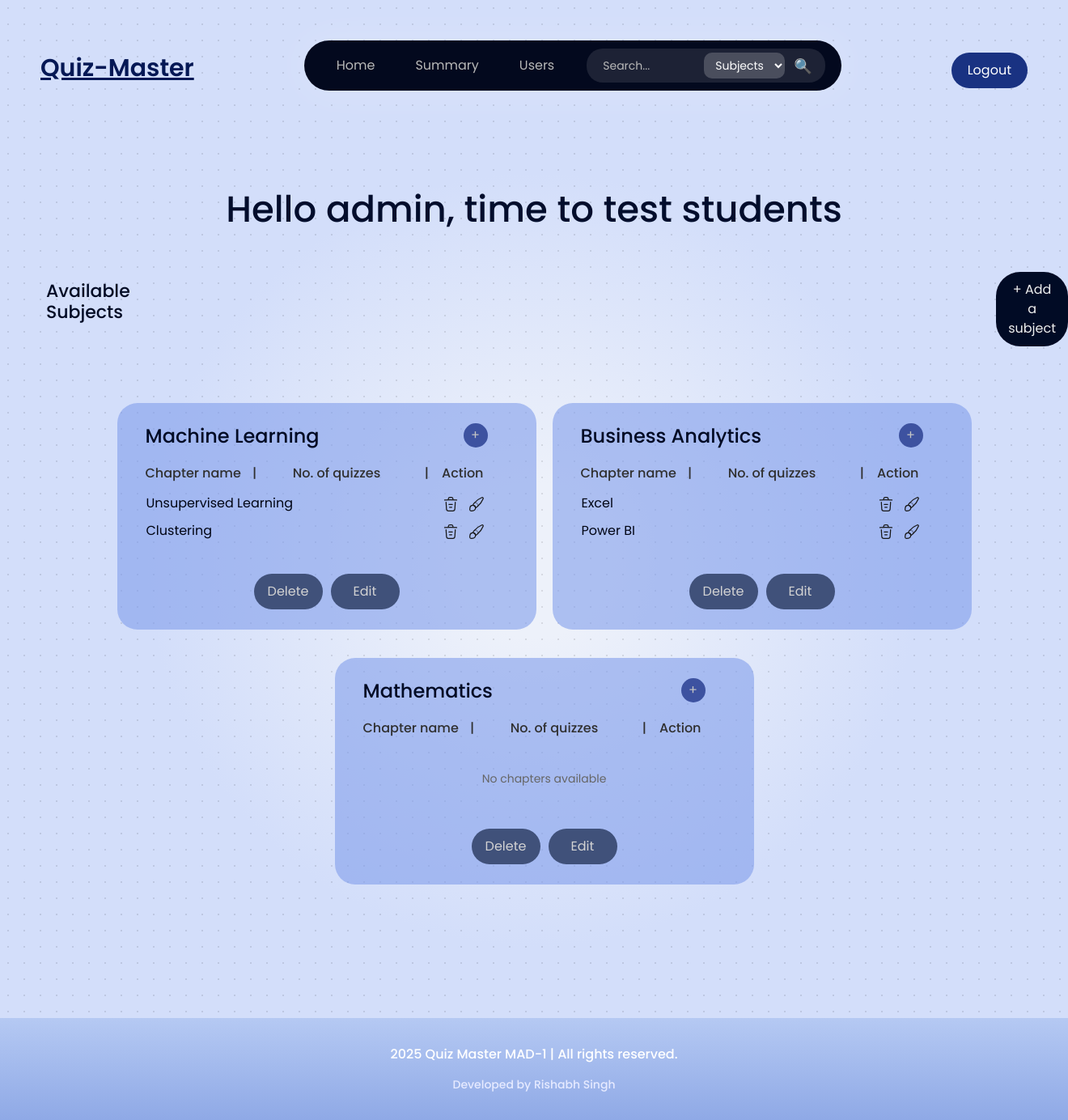
The page /admin (signed in) on the database its author committed.
### models/models.py (models this page shows, shortened)
class Subjects(db.Model):
    __tablename__ = 'subjects'
    id = db.Column(db.Integer, primary_key=True)
    name = db.Column(db.String(100), unique=True, nullable=False)
    description = db.Column(db.Text, nullable=True)

class Chapter(db.Model):
    __tablename__ = 'chapters'
    id = db.Column(db.Integer, primary_key=True)
    subject_id = db.Column(db.Integer, db.ForeignKey('subjects.id'), nullable=False)
    name = db.Column(db.String(100), nullable=False)
    description = db.Column(db.Text, nullable=True)

### app.py (the view)
@app.route('/admin')
@admin_required
def admin_dashboard():
    query = request.args.get('query', '').strip()
    if query:
        subjects = Subjects.query.filter(Subjects.name.ilike(f"%{query}%")).all()
    else:
        subjects = Subjects.query.all()
    subjects_with_chapters = []
    for subject in subjects:
        chapters = Chapter.query.filter_by(subject_id=subject.id).all()
        subjects_with_chapters.append({
            'subject': subject,
            'chapters': chapters
        })
    return render_template('admin_dashboard.html', arr_items=subjects_with_chapters)

### app.py (called while the page is built)
def admin_required(f):
    @wraps(f)
    def decorated_function(*args, **kwargs):
        if 'user_id' not in session or not session.get('is_admin', False):
            flash("You must be an admin to access this page.", "danger")
            return render_template('login.html')
        return f(*args, **kwargs)
    return decorated_function

### templates/admin_dashboard.html (shortened to what this page needs)
<!DOCTYPE html>
<html lang="en">
<head>
    <link rel="stylesheet" href="{{ url_for('static', filename='styles.css') }}">
</head>
<body class='page_look font_family_poppins'>
    {% include 'navbar.html' %}
    <h1
        style="margin-top: -30px;font-size: 45px; text-align: center; color: #020d2c; font-family: 'Poppins', sans-serif;">
        Hello admin, time to test students</h1>
    <div style="display: flex; margin-top:50px;">
        <h4
            style="margin-left: 57px;font-family: 'Poppins', sans-serif; color:#010b25; font-size: 22px; margin-top: 11px;">
            Available Subjects</h4>
        <a href="/admin/subjects/new">
            <button type="button"
                style="background-color: #010b25; color: rgb(239, 239, 239); border: none; margin-left: 1060px; padding: 10px 15px; font-size: 16px; border-radius: 30px; ">
                + Add a subject
            </button>
        </a>
    </div>
    <div class="card-container" style="display: flex; flex-wrap: wrap; justify-content: center; margin-left: 25px;">
        {% for item in arr_items %}
        <div class="card"
            style="width: 40%;min-height: 280px; background-color: #7f9ced94; padding: 25px 35px; border-radius: 25px; border: 0; box-shadow: 0px 2px 10px rgba(0, 0, 0, 0.0); text-align: center; margin-top: 0px; display: flex; flex-direction: column; justify-content: space-between;">
            <div>
                <div style="display: flex; align-items: center; justify-content: space-between;">
                    <a href="{{ url_for('chapters_list', subject_id=item.subject.id) }}"
                        class="card-link">
                        <h3
                            style="text-align:center; font-size: 24px; color:#010b25; margin: 0px; line-height: 1px; font-weight: 500;">
                            {{ item.subject.name }}</h3>
                    </a>
                    <a href="{{ url_for('render_addchapter', subject_id=item.subject.id)}}"
                        style="background-color: #3D52A0; padding-top:3px;color: rgb(196, 196, 196); border: none; width:30px;height:30px; border-radius: 15px;margin-right: 25px; cursor: pointer;text-decoration: none;">
                        +
                    </a>
                </div>
                <a href="{{ url_for('chapters_list', subject_id=item.subject.id) }}"
                    class="card-link">
                    <div
                        style="display: flex; justify-content: space-between; margin-top: 20px; align-items: center; font-size: 16px;font-weight: 500; color: #303030;">
                        <span style="flex: 1; text-align: left;">Chapter name </span>
                        <span style="flex: 0; text-align: center; margin-left: -15px; margin-right: 25px;">|</span>
                        <span style="flex: 1; text-align: center;margin-right: 35px;">No. of quizzes</span>
                        <span style="flex: 0; text-align: center; margin-right: -80px">|</span>
                        <span style="flex: 1; text-align: right; padding-right: 30px">Action</span>
                    </div>
                </a>
                {% if item.chapters %}
                <ul style="text-align: left; padding-left: 10px; margin-top: 12px;">
                    {% for chapter in item.chapters %}
                    <li
                        style="display: flex; justify-content: space-between; align-items: center; margin-bottom: 8px; color: white;">
                        <span style="flex: 1; color: #000514;margin-left: -9px;">{{ chapter.name }}</span>
                        <form method="POST" action="{{ url_for('delete_chapter', chapter_id=chapter.id) }}">
                            <button type="submit" class="delete-button"
                                style="background:none; border:none; margin-right: 0px; cursor: pointer;">
                            </button>
                        </form>
                        <a href="{{ url_for('redirect_edit_chapter', chapter_id = chapter.id) }}">
                            <button type="button"
                                style="margin-right:23px;  background: none; border: none; cursor: pointer;">
                            </button>
                        </a>
                    </li>
                    {% endfor %}
                </ul>
                {% else %}
                <p style="margin-top: 40px;">No chapters available</p>
                {% endif %}
            </div>
            <div style="display: flex; justify-content: center; gap: 10px; margin-top: auto;">
                <form method="POST" action="{{ url_for('delete_subject', subject_id=item.subject.id) }}">
                    <button type="submit"
                        style="padding: 10px 15px; width: 85px; background-color: rgb(64, 81, 122); color: rgb(211, 211, 211); border: none; border-radius: 35px; cursor: pointer;">
                        Delete
                    </button>
                </form>
                <form method="GET" action="{{ url_for('redirect_edit_subject', subject_id=item.subject.id) }}">
                    <button type="submit" class="delete-button"
                        style="padding: 10px 0px;width: 85px; background-color: rgb(64, 81, 122); color: rgb(211, 211, 211); border: none; border-radius: 35px; cursor: pointer;">
                        Edit
                    </button>
                </form>
            </div>
        </div>
        {% endfor %}
    </div>
    <footer class="site-footer font_family_poppins">
        <div class="footer-content">
            <p>2025 Quiz Master MAD-1 | All rights reserved.</p>
            <p>Developed by Rishabh Singh</p>
        </div>
    </footer>
</body>
</html>

### static/styles.css (style rules this page uses)
.page_look { background: radial-gradient(circle, rgba(0, 0, 0, 0.1) 1px, transparent 1px) 0 0 / 20px 20px, radial-gradient(circle, #edf1fa 10%, #d3defa 50%); font-family: 'Poppins', sans-serif; margin: 0; padding: 0; }
.font_family_poppins { font-family: 'Poppins', sans-serif; }
.card-container { display: flex; flex-wrap: wrap; gap: 20px; margin-top: 70px; justify-content: center; align-items: center; }
.card { border-radius: 50px; box-shadow: 0 0px 0px rgba(0, 0, 0, 0.0); max-width: 800px; margin-bottom: 15px; text-align: center; padding: 10px 10px; background-color: #292b3294; }
.card h3 { margin: 0 0 10px; color: #3D52A0; }
.card p { color: #666; font-size: 14px; }
.card-link { text-decoration: none; color: inherit; }
.card-link { color: black; text-decoration: none; }
.site-footer { background: linear-gradient(180deg, #b5c9f3, #8fa9e6); color: #ffffff; padding: 25px 15px; text-align: center; font-size: 16px; font-family: 'Poppins', sans-serif; width: 100%; bottom: 0; box-shadow: 0 -4px 8px rgba(0, 0, 0, 0); margin-top: 150px; }
.footer-content p { margin: 8px 0; font-weight: 500; }
.site-footer p:last-child { margin-top: 15px; font-size: 14px; color: #e6eaff; }

### rows shown on the page
Subjects: subject.name "Machine Learning"
Chapter: name "Unsupervised Learning"
Chapter: name "Clustering"
Subjects: subject.name "Business Analytics"
Chapter: name "Excel"
Chapter: name "Power BI"
Subjects: subject.name "Mathematics"
